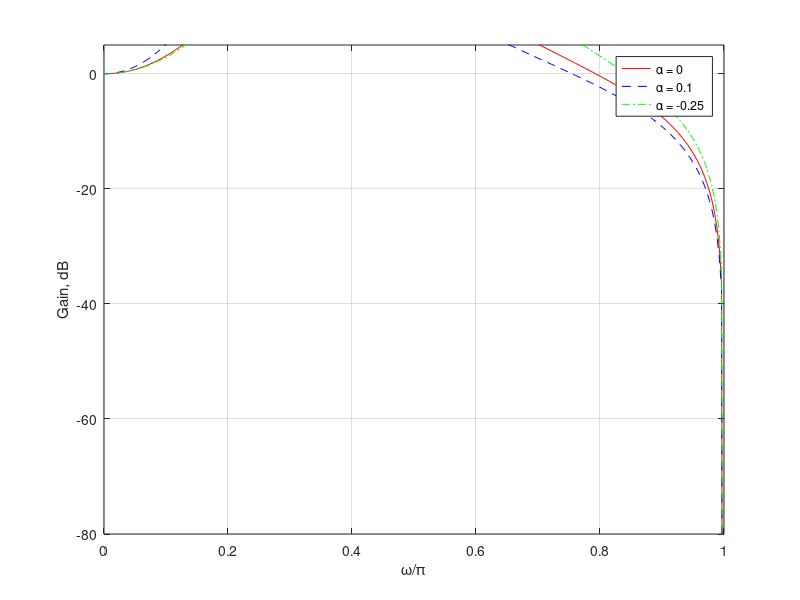

MATLAB code for this plot:
% Program P8_5
% Illustration of Tunable IIR Filter Design
clf;
[z,p,k] = ellip(5,0.5,40,0.4);
a = conv([1 -p(1)],[1 -p(2)]);b = [1 -p(5)];
c = conv([1 -p(3)],[1 -p(4)]);
w = 0:pi/255:pi;
alpha = [0 0.1 -0.25];
for i = 1:3
	an1 = a(2) + (a(2)*a(2) - 2*(1 + a(3)))*alpha(i);
	an2 = a(3) + (a(3) -1)*a(2)*alpha(i);
	g = b(2) - (1 - b(2)*b(2))*alpha(i);
	cn1 = c(2) + (c(2)*c(2) - 2*(1 + c(3)))*alpha(i);
	cn2 = c(3) + (c(3) -1)*c(2)*alpha(i);
	a = [1 an1 an2];b = [1 g]; c = [1 cn1 cn2];
	h1 = freqz(fliplr(a),a,w); h2 = freqz(fliplr(b),b,w);
	h3 = freqz(fliplr(c),c,w);
	ma(i,:) = 20*log10(abs(0.5*(h1.*h2 + h3)));
end
plot(w/pi,ma(1,:),'r-',w/pi,ma(2,:),'b--',w/pi,ma(3,:),'g-.');
grid; axis([0 1 -80 5]);
xlabel('\omega/\pi');ylabel('Gain, dB');
legend('\alpha = 0 ','\alpha = 0.1 ','\alpha = -0.25 ');
